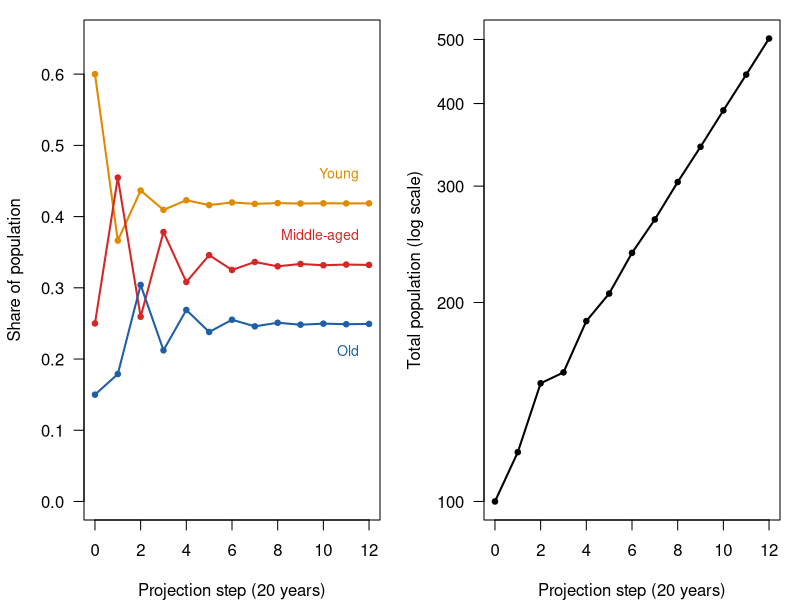
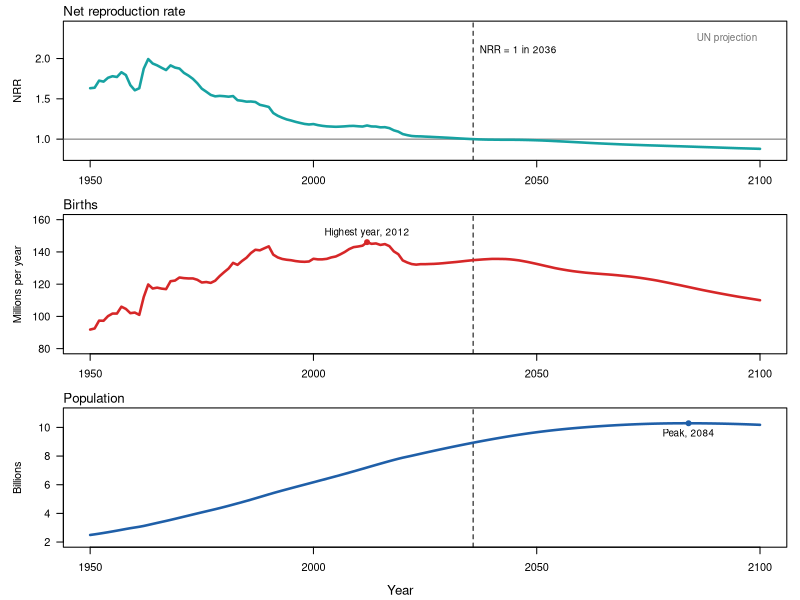
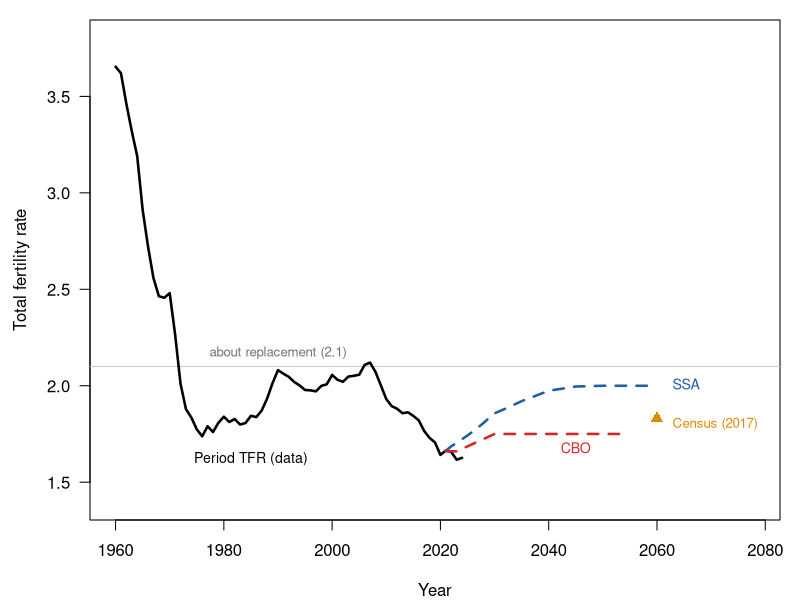
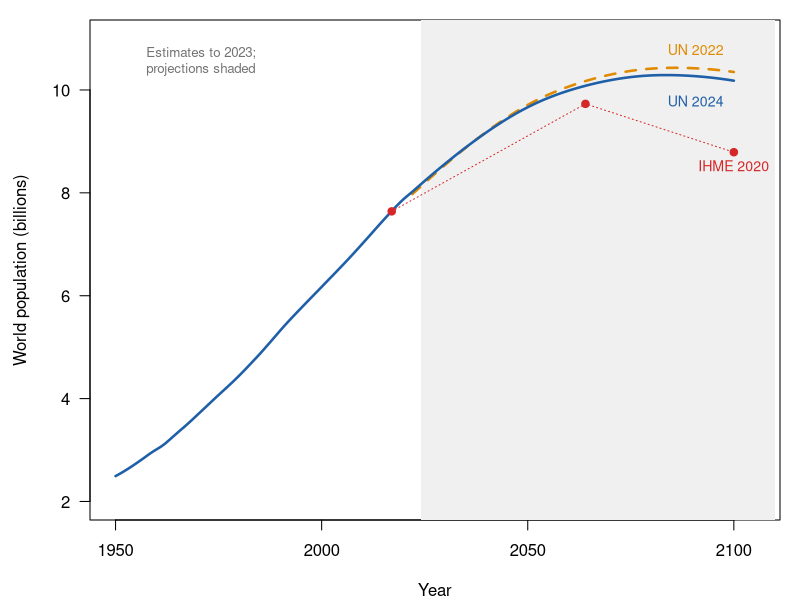

Write R code to recreate these figures, in order.
## ---- chunk 1
#| label: setup-ch12
#| include: false

col_c <- "#d62728"; col_y <- "#1f5fa8"; col_grey <- "grey45"
col_grow <- "#e08a00"; col_zero <- "black"; col_shrink <- "#1f5fa8"
col_nrr <- "#17a2a2"   # turquoise, as in the peak-population app

## World Population Prospects 2022 and 2024 (medium variant), 1950-2100:
## NRR, births and population (thousands), e0, mean age of childbearing.
## Extracted from the bundled data of Goldstein's peakpop teaching package.
wpp <- read.csv("data/wpp_peakpop_indicators_2022_2024.csv")
wpp_get <- function(cc, w = 2024) {
  x <- wpp[wpp$country == cc & wpp$wpp == w & wpp$Time <= 2100, ]
  x[order(x$Time), ]
}
## year the NRR last crosses 1 from above (linear interpolation)
t0_of <- function(x) {
  i <- max(which(x$NRR > 1))
  approx(x$NRR[i:(i + 1)], x$Time[i:(i + 1)], xout = 1)$y
}

## U.S. period total fertility rate (World Bank WDI), 1960-2024
us_tfr <- read.csv("data/us_tfr_worldbank_1960_2024.csv", comment.char = "#")
## ---- chunk 2
#| label: tbl-transitions
#| tbl-cap: "Possible transitions between age groups over 20 years (lecture slide). ✓ means possible, 0 means impossible."
#| echo: false
knitr::kable(data.frame(To = c("Young", "Middle-aged", "Old"),
                        `From young` = c("✓", "✓", "0"),
                        `From middle-aged` = c("✓", "0", "✓"),
                        `From old` = c("✓", "0", "0"),
                        check.names = FALSE))
## ---- chunk 3
#| label: fig-iterate
#| fig-cap: "Projecting the worked example forward 12 steps (240 years) with a constant projection matrix. Left: the share of the population in each age group. Right: total population on a log scale. After a few wobbles, the shares stop changing and the log of population rises in a straight line: a stable population growing exponentially."
#| fig-height: 3.8
A <- matrix(c(0.3, 0.9, 0.2,
              0.9, 0,   0,
              0,   0.85, 0), nrow = 3, byrow = TRUE)
n_steps <- 12
P <- matrix(NA, 3, n_steps + 1)
P[, 1] <- c(60, 25, 15)
for (i in 1:n_steps) P[, i + 1] <- A %*% P[, i]
p <- sweep(P, 2, colSums(P), "/")        # proportions in each group
step <- 0:n_steps

op <- par(mfrow = c(1, 2), mar = c(4, 4.2, 1, 1), las = 1)
cols3 <- c(col_grow, col_c, col_y)
matplot(step, t(p), type = "o", pch = 19, cex = 0.6, lty = 1, lwd = 2,
        col = cols3, ylim = c(0, 0.65),
        xlab = "Projection step (20 years)", ylab = "Share of population")
text(12, p[, 13] + c(0.04, 0.04, -0.04), c("Young", "Middle-aged", "Old"),
     col = cols3, pos = 2, cex = 0.85)
plot(step, colSums(P), log = "y", type = "o", pch = 19, cex = 0.6, lwd = 2,
     xlab = "Projection step (20 years)", ylab = "Total population (log scale)")
par(op)

lambda <- Re(eigen(A)$values[1])
r_stable <- log(lambda) / 20
## ---- chunk 4
#| label: tbl-lags
#| tbl-cap: "Years from replacement fertility (NRR = 1) to peak population, selected countries and the world. Peak population for the world is the UN's 2024 projection. Source: UN World Population Prospects 2024 (medium variant), my calculation."
#| echo: false
lag_rows <- lapply(c("Japan", "Italy", "Republic of Korea", "China", "India", "World"),
  function(cc) {
    x <- wpp_get(cc)
    t0 <- t0_of(x)
    tN <- x$Time[which.max(x$Pop)]
    data.frame(Country = sub("Republic of Korea", "South Korea", cc),
               `NRR falls below 1` = round(t0),
               `Population peaks` = tN,
               `Lag, NRR = 1 to peak (years)` = round(tN - t0),
               check.names = FALSE)
  })
lags <- do.call(rbind, lag_rows)
lags$`Population peaks`[lags$Country %in% c("India", "World")] <-
  paste(lags$`Population peaks`[lags$Country %in% c("India", "World")], "(projected)")
lags$`NRR falls below 1`[lags$Country == "World"] <-
  paste(lags$`NRR falls below 1`[lags$Country == "World"], "(projected)")
knitr::kable(lags)
## ---- chunk 5
#| label: fig-world-peak
#| fig-cap: "The world's net reproduction rate (top), annual births (middle) and population (bottom), estimates 1950–2023 and UN medium projection 2024–2100. The dashed vertical line marks the year the NRR reaches 1. Source: UN World Population Prospects 2024."
#| fig-height: 6.5
w <- wpp_get("World")
t0w <- t0_of(w)
tB <- w$Time[which.max(w$Births)]
tN <- w$Time[which.max(w$Pop)]
op <- par(mfrow = c(3, 1), mar = c(2.5, 4.8, 1.6, 1), las = 1, oma = c(1.5, 0, 0, 0))
shade <- function() rect(2024, -1e9, 2101, 1e9, col = "grey94", border = NA)

plot(w$Time, w$NRR, type = "n", ylim = c(0.8, 2.4), xlab = "", ylab = "NRR")
shade(); abline(h = 1, col = col_grey); abline(v = t0w, lty = 2)
lines(w$Time, w$NRR, lwd = 2.5, col = col_nrr)
text(2101, 2.25, "UN projection", pos = 2, cex = 0.9, col = col_grey)
text(t0w, 2.1, paste0("NRR = 1 in ", round(t0w)), pos = 4, cex = 0.9)
mtext("Net reproduction rate", side = 3, line = 0.2, adj = 0, cex = 0.8)

plot(w$Time, w$Births / 1000, type = "n", ylim = c(80, 160),
     xlab = "", ylab = "Millions per year")
shade(); abline(v = t0w, lty = 2)
lines(w$Time, w$Births / 1000, lwd = 2.5, col = col_c)
points(tB, max(w$Births) / 1000, pch = 19, col = col_c)
text(tB, max(w$Births) / 1000, paste("Highest year,", tB), pos = 3, cex = 0.9)
mtext("Births", side = 3, line = 0.2, adj = 0, cex = 0.8)

plot(w$Time, w$Pop / 1e6, type = "n", ylim = c(2, 11),
     xlab = "", ylab = "Billions")
shade(); abline(v = t0w, lty = 2)
lines(w$Time, w$Pop / 1e6, lwd = 2.5, col = col_y)
points(tN, max(w$Pop) / 1e6, pch = 19, col = col_y)
text(tN, max(w$Pop) / 1e6, paste("Peak,", tN), pos = 1, cex = 0.9)
mtext("Population", side = 3, line = 0.2, adj = 0, cex = 0.8)
mtext("Year", side = 1, outer = TRUE, line = 0.3, cex = 0.8)
par(op)
## ---- chunk 6
#| label: fig-us-tfr
#| fig-cap: "U.S. period total fertility rate, 1960–2024, and the long-run assumptions of three federal forecasters. Sources: World Bank (TFR); SSA 2023 intermediate assumption (Table 1.1); CBO 2023; Census Bureau 2017 projections as reported by SSA 2023."
#| fig-height: 4
ssa <- data.frame(year = c(2021:2032, 2035, 2040, 2045, 2050, 2055, 2060),
                  tfr = c(1.663, 1.686, 1.704, 1.723, 1.742, 1.763, 1.785, 1.808,
                          1.833, 1.857, 1.869, 1.881, 1.920, 1.974, 1.996, 2.000,
                          2.000, 2.000))
cbo <- data.frame(year = c(2021, 2023, 2030, 2053), tfr = c(1.66, 1.66, 1.75, 1.75))
op <- par(mar = c(4, 4.5, 1, 1), las = 1)
plot(us_tfr$year, us_tfr$tfr, type = "n", xlim = c(1960, 2078), ylim = c(1.4, 3.8),
     xlab = "Year", ylab = "Total fertility rate")
abline(h = 2.1, col = "grey80")
text(1990, 2.1, "about replacement (2.1)", pos = 3, cex = 0.8, col = col_grey)
lines(us_tfr$year, us_tfr$tfr, lwd = 2.5)
lines(ssa$year, ssa$tfr, lwd = 2.5, lty = 2, col = col_y)
lines(cbo$year, cbo$tfr, lwd = 2.5, lty = 2, col = col_c)
points(2060, 1.83, pch = 17, col = col_grow, cex = 1.3)
text(2061, 2.0, "SSA", col = col_y, pos = 4, cex = 0.85)
text(2045, 1.75, "CBO", col = col_c, pos = 1, cex = 0.85)
text(2061, 1.80, "Census (2017)", col = col_grow, pos = 4, cex = 0.8)
text(1985, 1.62, "Period TFR (data)", cex = 0.85)
par(op)
## ---- chunk 7
#| label: tbl-census
#| tbl-cap: "U.S. Census Bureau 2023 National Population Projections: four immigration scenarios. Source: Census Bureau press release CB23-189 (November 9, 2023). The 2022 estimate is about 333 million."
#| echo: false
knitr::kable(data.frame(
  Scenario = c("Main (middle) series", "High immigration", "Low immigration",
               "Zero immigration (illustrative)"),
  `Peak` = c("about 370 million in 2080", "no peak before 2100",
             "about 346 million in 2043", "declines from 2024"),
  `Population in 2100` = c("366 million", "435 million", "319 million", "226 million"),
  `Deaths exceed births from` = c(2038, 2042, 2036, 2033),
  `Share 65+ in 2100` = c("29.1%", "27.4%", "—", "35.6%"),
  check.names = FALSE))
## ---- chunk 8
#| label: fig-forecasts
#| fig-cap: "World population, estimates and three forecasts: the UN's 2022 and 2024 medium projections (lines) and the IHME reference forecast published in 2020 (points: 2017 start, 2064 peak, 2100). Sources: UN World Population Prospects 2022 and 2024; Vollset et al. (2020)."
#| fig-height: 4
w22 <- wpp_get("World", 2022); w24 <- wpp_get("World", 2024)
op <- par(mar = c(4, 4.5, 1, 1), las = 1)
plot(w24$Time, w24$Pop / 1e6, type = "n", xlim = c(1950, 2105), ylim = c(2, 11),
     xlab = "Year", ylab = "World population (billions)")
rect(2024, 0, 2110, 12, col = "grey94", border = NA)
lines(w22$Time[w22$Time >= 2022], w22$Pop[w22$Time >= 2022] / 1e6,
      lwd = 2.5, lty = 2, col = col_grow)
lines(w24$Time, w24$Pop / 1e6, lwd = 2.5, col = col_y)
ihme <- data.frame(year = c(2017, 2064, 2100), pop = c(7.64, 9.73, 8.79))
lines(ihme$year, ihme$pop, lty = 3, col = col_c)
points(ihme$year, ihme$pop, pch = 19, col = col_c)
text(2100, 10.75, "UN 2022", col = col_grow, pos = 2, cex = 0.85)
text(2100, 9.75, "UN 2024", col = col_y, pos = 2, cex = 0.85)
text(2100, 8.79, "IHME 2020", col = col_c, pos = 1, cex = 0.85)
text(1955, 10.5, "Estimates to 2023;\nprojections shaded", pos = 4, cex = 0.8,
     col = col_grey)
par(op)
